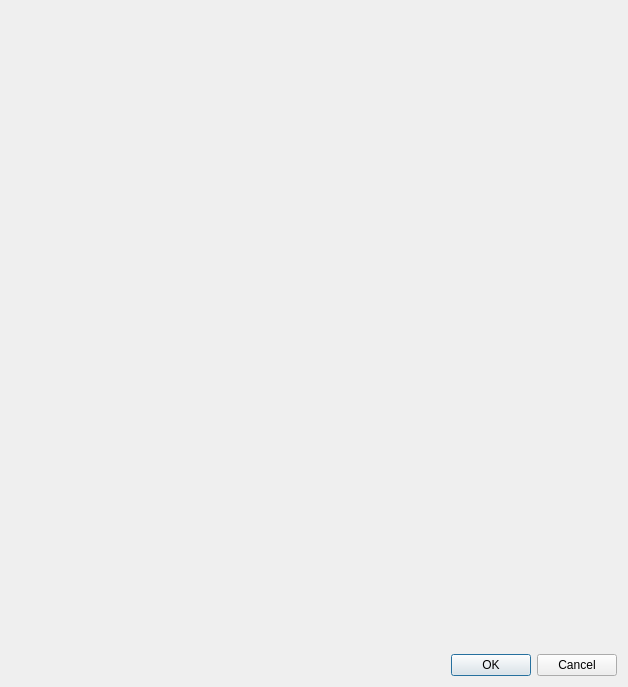
<?xml version="1.0" encoding="UTF-8"?>
<ui version="4.0">
 <class>CDialog</class>
 <widget class="QDialog" name="CDialog">
  <property name="geometry">
   <rect>
    <x>0</x>
    <y>0</y>
    <width>628</width>
    <height>687</height>
   </rect>
  </property>
  <property name="windowTitle">
   <string>Dialog</string>
  </property>
  <layout class="QHBoxLayout" name="horizontalLayout">
   <item>
    <layout class="QVBoxLayout" name="verticalLayout_2">
     <item>
      <widget class="QWidget" name="widget" native="true"/>
     </item>
     <item>
      <widget class="QDialogButtonBox" name="buttonBox">
       <property name="orientation">
        <enum>Qt::Horizontal</enum>
       </property>
       <property name="standardButtons">
        <set>QDialogButtonBox::Cancel|QDialogButtonBox::Ok</set>
       </property>
      </widget>
     </item>
    </layout>
   </item>
  </layout>
 </widget>
 <resources/>
 <connections>
  <connection>
   <sender>buttonBox</sender>
   <signal>accepted()</signal>
   <receiver>CDialog</receiver>
   <slot>accept()</slot>
   <hints>
    <hint type="sourcelabel">
     <x>248</x>
     <y>254</y>
    </hint>
    <hint type="destinationlabel">
     <x>157</x>
     <y>274</y>
    </hint>
   </hints>
  </connection>
  <connection>
   <sender>buttonBox</sender>
   <signal>rejected()</signal>
   <receiver>CDialog</receiver>
   <slot>reject()</slot>
   <hints>
    <hint type="sourcelabel">
     <x>316</x>
     <y>260</y>
    </hint>
    <hint type="destinationlabel">
     <x>286</x>
     <y>274</y>
    </hint>
   </hints>
  </connection>
 </connections>
</ui>
